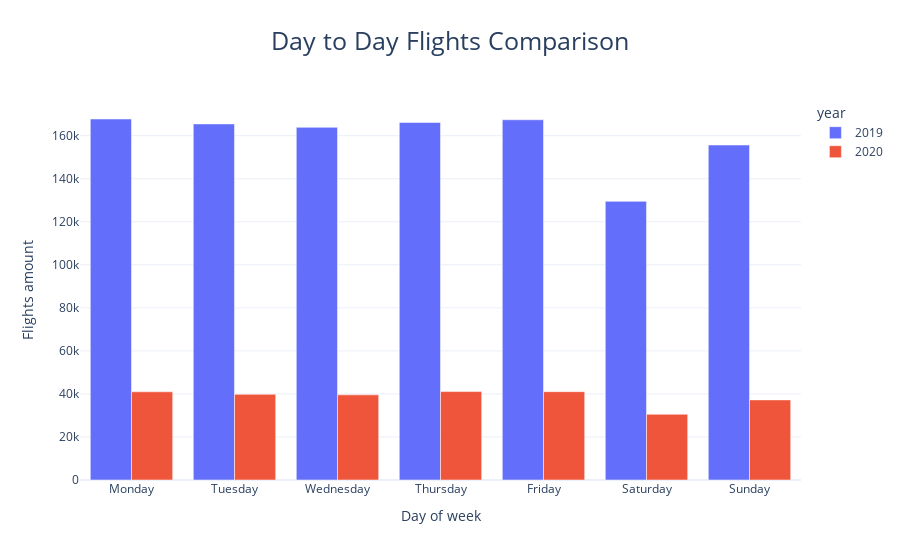

The code cell stored with this chart in its notebook:
### Markdown cell above
Tutaj stwórz odpowiedni wykres, zapisz do na później pod nazwą `day_to_day_comparision_fig`. Pamiętaj o dobrych praktykach - niech wykres posiada wszystkie opisy oraz opisowe etykiety osi.

### Code cell
day_to_day_comparision_fig = px.bar(day_to_day_comparision_to_plot_df,
                            x=day_to_day_comparision_to_plot_df.index,
                            y=day_to_day_comparision_to_plot_df.columns,
                            barmode='group',
                            color='year',
                            template="plotly_white",
                            title='Day to Day Flights Comparison'
                            )                            
day_to_day_comparision_fig.update_layout(showlegend=True, 
                                  title_x=0.5, 
                                  title_font=dict(size=25),
                                  xaxis_title="Day of week",
                                  yaxis_title="Flights amount")
day_to_day_comparision_fig.show()

### Figure 1 — Plotly figure (JSON) as saved in the notebook; plotly's stock layout.template omitted (floating-point values rounded to 4 significant figures)
{"data": [{"alignmentgroup": "True", "hovertemplate": "year=2019<br>day_of_week=%{x}<br>value=%{y}<extra></extra>", "legendgroup": "2019", "marker": {"color": "#636efa", "pattern": {"shape": ""}}, "name": "2019", "offsetgroup": "2019", "orientation": "v", "showlegend": true, "textposition": "auto", "type": "bar", "x": ["Monday", "Tuesday", "Wednesday", "Thursday", "Friday", "Saturday", "Sunday"], "xaxis": "x", "y": [167761, 165478, 163889, 166154, 167397, 129485, 155663], "yaxis": "y"}, {"alignmentgroup": "True", "hovertemplate": "year=2020<br>day_of_week=%{x}<br>value=%{y}<extra></extra>", "legendgroup": "2020", "marker": {"color": "#EF553B", "pattern": {"shape": ""}}, "name": "2020", "offsetgroup": "2020", "orientation": "v", "showlegend": true, "textposition": "auto", "type": "bar", "x": ["Monday", "Tuesday", "Wednesday", "Thursday", "Friday", "Saturday", "Sunday"], "xaxis": "x", "y": [40983, 39807, 39581, 41086, 41058, 30545, 37233], "yaxis": "y"}], "layout": {"barmode": "group", "legend": {"title": {"text": "year"}, "tracegroupgap": 0}, "showlegend": true, "title": {"font": {"size": 25}, "text": "Day to Day Flights Comparison", "x": 0.5}, "xaxis": {"anchor": "y", "domain": [0, 1], "title": {"text": "Day of week"}}, "yaxis": {"anchor": "x", "domain": [0, 1], "title": {"text": "Flights amount"}}}}
